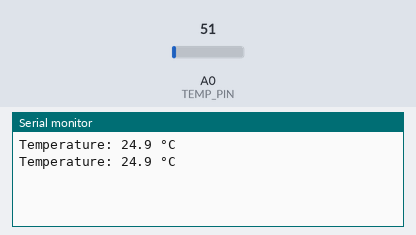
Recording of a sketch running on a simulated Arduino Uno, built with avr-gcc and run on an emulated ATmega328P. On the bench: the last lines printed to the serial monitor. The inputs (shaded band) are chosen by the test bench; at power-on: A0 (TEMP_PIN) = 51.

Above: at 1.8 s.
1.9 s: A0 (TEMP_PIN) set to 61
At 2.8 s:
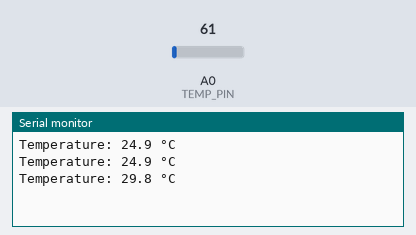
3.4 s: A0 (TEMP_PIN) set to 71
At 4.8 s:
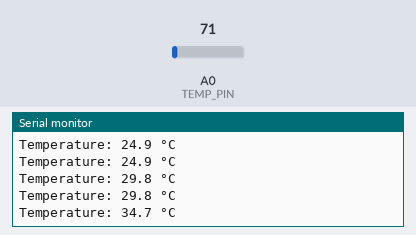
Timing chart, 0 to 6.4 s (numbered marks = the images above; inputs shaded):
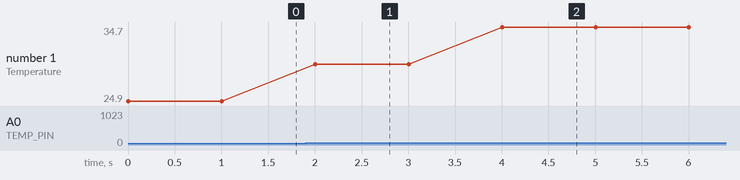

The sketch:

temprature_sensor.ino
```cpp
#define TEMP_PIN A0

void setup() {
  Serial.begin(9600);
}

void loop() {
  int reading = analogRead(TEMP_PIN);
  float voltage = reading * 5.0 / 1023.0;
  float temperatureC = voltage * 100;  // LM35: 10mV per °C

  Serial.print("Temperature: ");
  Serial.print(temperatureC, 1);
  Serial.println(" °C");

  delay(1000);
}
```

Measured:
- after the input at 1.9 s, the serial monitor: prints a new line after 0.10 s (image 1)
- after the input at 3.4 s, the serial monitor: prints a new line after 0.60 s (image 2)
- plotted number 1: 24.9 → 29.8 after the input at 1.9 s, 29.8 → 34.7 after the input at 3.4 s
